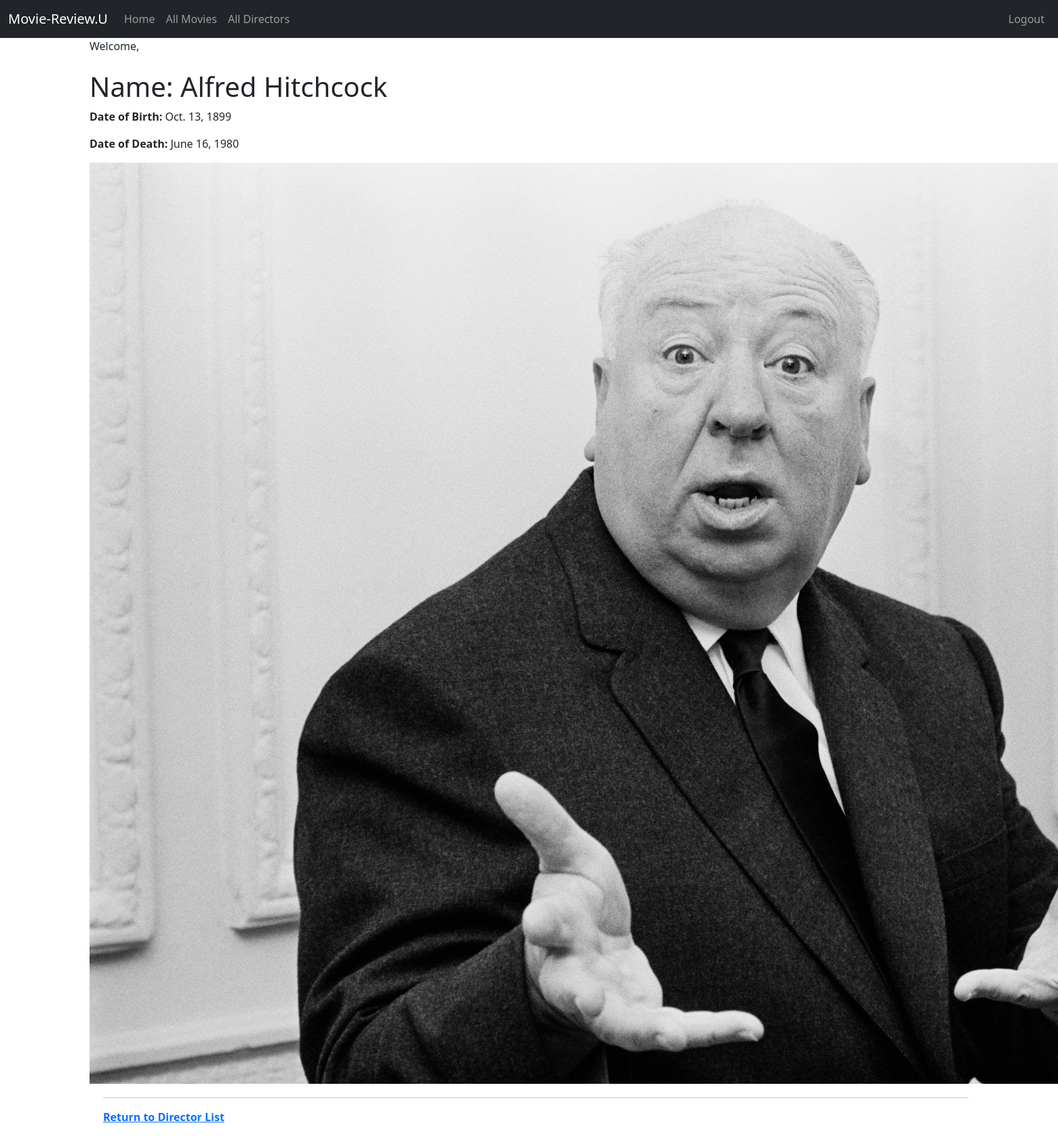
The app's page /director_detail/2 (signed in) with its own data.
### catalog/models.py (models this page shows, shortened)
class Director(models.Model):
    first_name = models.CharField(max_length=100)
    last_name = models.CharField(max_length=100)
    date_of_birth = models.DateField(null=True, blank=True)
    date_of_death = models.DateField('Died', null=True, blank=True)
    director_photo = models.ImageField(upload_to='image/', null=True, blank=True)
    class Meta:
        ordering = ['first_name', 'last_name']

### catalog/views.py (the view)
# urls.py: path('director_detail/<int:pk>', views.DirectorDetailView.as_view(), name='director_detail'),
class DirectorDetailView(LoginRequiredMixin, generic.DetailView):
    model = Director

### catalog/templates/catalog/director_detail.html
{% extends "catalog/base.html" %}
{% block content %}
    <h1>Name: {{ director.first_name }} {{ director.last_name }}</h1>
        <p><strong>Date of Birth:</strong> {{ director.date_of_birth }}</p>
        <p><strong>Date of Death:</strong> {{ director.date_of_death }}</p>
    <div>
        {% if director.director_photo %}
            <img src="{{ director.director_photo.url }}">
        {% endif %}
    </div>
    <div style="margin-left:20px;margin-top:20px">
    <hr>
        <p><strong><a href="{%  url 'director_list' %} "> Return to Director List </a></strong>
    </p>
    </div>
{% endblock %}

### catalog/templates/catalog/base.html (shortened to what this page needs)
{% load static %}
<!doctype html>
<html lang="en">
<head>
    <link href="https://cdn.jsdelivr.net/npm/bootstrap@5.3.0-alpha1/dist/css/bootstrap.min.css" rel="stylesheet"
>
</head>
<body>
<nav class="navbar navbar-expand-lg navbar-dark bg-dark">
    <div class="container-fluid">
        <a class="navbar-brand" href="{% url 'index' %}">Movie-Review.U</a>
        <div class="collapse navbar-collapse" id="navbarSupportedContent">
            <ul class="navbar-nav me-auto mb-2 mb-lg-0">
                <li class="nav-item">
                    <a class="nav-link" href="{% url 'index' %}">Home</a>
                </li>
                <li class="nav-item">
                    <a class="nav-link" href="{% url 'movie_list' %}">All Movies</a>
                </li>
                <li class="nav-item">
                    <a class="nav-link" href="{% url 'director_list' %}">All Directors</a>
                </li>
            </ul>
        </div>
    <ul class="nav navbar-nav ml-auto">
        {% if user.is_authenticated %}
            <li><a class="nav-link" href="{% url 'logout' %}">Logout</a>
            </li>
        {% else %}
            <li><a class="nav-link" href="{% url 'login' %}"><span class="glyphicon glyphicon-log-in"></span>Login</a>
            </li>
            <li><a class="nav-link" href="{% url 'register' %}"><span class="glyphicon glyphicon-log-in"></span>Sign Up</a>
            </li>
        {% endif %}
    </ul>
    </div>
</nav>
<div class="container">
    {% if user.is_authenticated %}
        Welcome, {{ user.first_name }} {{ user.last_name }}
    {% endif %}
</div>
<div class="container">
    <br/>
    {% block content %}
    {% endblock %}
</div>
</body>
</html>

### records on screen
Director: first_name "Alfred", last_name "Hitchcock", date_of_birth "Oct. 13, 1899", date_of_death "June 16, 1980", director_photo (picture)
